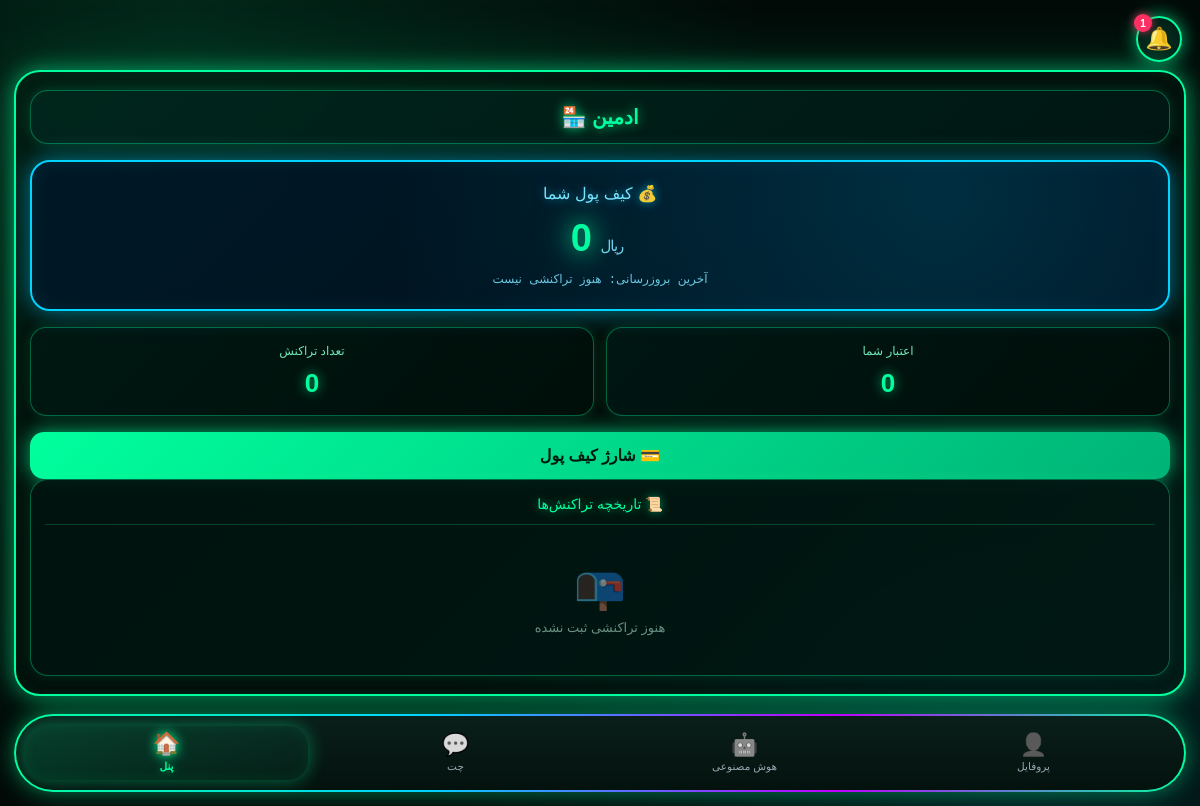
/panel/wallet (signed in), run on an earlier commit of the app's database.
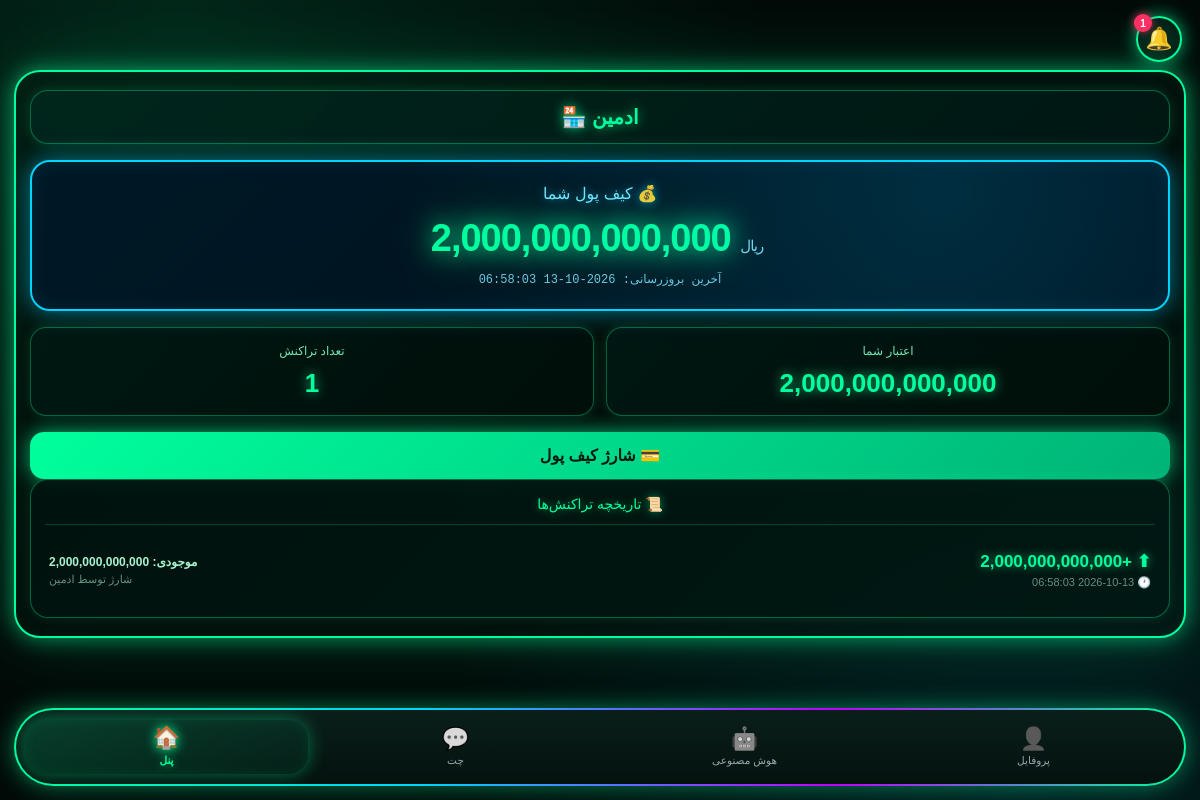
And on a later commit of the database.
### tables this page shows
CREATE TABLE wallets (
    id INTEGER PRIMARY KEY AUTOINCREMENT,
    user_id INTEGER UNIQUE,
    balance INTEGER DEFAULT 0,
    updated_at TIMESTAMP DEFAULT CURRENT_TIMESTAMP);

CREATE TABLE transactions (
    id INTEGER PRIMARY KEY AUTOINCREMENT,
    user_id INTEGER,
    amount INTEGER,
    type TEXT,
    description TEXT,
    balance_after INTEGER,
    created_at TIMESTAMP DEFAULT CURRENT_TIMESTAMP);

### wallet_routes.py (the view)
@wallet_bp.route('/panel/wallet')
def panel_wallet():
    uid = _current_uid()
    if not uid:
        return redirect('/panel/login')
    u = get_user(uid)
    shop = u[3] if u and len(u) > 3 else ''
    txs = get_transactions(uid, 50)
    last_update = txs[0][5] if txs else 'هنوز تراکنشی نیست'
    try:
        cs = get_user_settings(uid)
    except Exception:
        cs = None
    return render_template('wallet.html',
        balance=get_wallet(uid),
        txs=txs,
        shop=shop,
        last_update=last_update,
        current_settings=cs)

### app.py (called while the page is built)
@app.context_processor
def inject_global_settings():
    try:
        if session.get("is_admin"):
            s = get_admin_settings()
        elif session.get("user_id"):
            s = get_user_settings(session["user_id"])
        else:
            s = {"avatar": None, "bg": None, "theme": "neon"}
    except Exception:
        s = {"avatar": None, "bg": None, "theme": "neon"}
    return {"current_settings": s}

@app.after_request
def _security_headers(response):
    if response.content_type and 'text/html' in response.content_type:
        response.headers["Cache-Control"] = "no-store, no-cache, must-revalidate, max-age=0"
        response.headers["Pragma"] = "no-cache"
        response.headers["Expires"] = "0"
    """هدرهای امنیتی"""
    response.headers["X-Content-Type-Options"] = "nosniff"
    response.headers["X-Frame-Options"] = "SAMEORIGIN"
    response.headers["X-XSS-Protection"] = "1; mode=block"
    response.headers["Referrer-Policy"] = "no-referrer"
    response.headers["Permissions-Policy"] = "geolocation=(), microphone=(), camera=()"
    return response

### wallet_routes.py (called while the page is built)
def _current_uid():
    return session.get('user_id') or session.get('uid') or session.get('id')

### templates/wallet.html (shortened to what this page needs)
<!DOCTYPE html>
<html lang="fa" dir="rtl">
<head>
</head>
<body>
<a class="bell" href="/notifications">🔔<span class="badge">1</span></a>
<div class="frame">
  <div class="shop-header">{% if shop %}{{ shop }} 🏪{% else %}فروشگاه من 🏪{% endif %}</div>
  <div class="blue-card">
    <div class="blue-title">💰 کیف پول شما</div>
    <div class="blue-amount">{{ "{:,}".format(balance) }} <small>ریال</small></div>
    <div class="blue-sub">آخرین بروزرسانی: {{ last_update }}</div>
  </div>
  <div class="two-cards">
    <div class="small-card">
      <div class="small-label">اعتبار شما</div>
      <div class="small-value">{{ "{:,}".format(balance) }}</div>
    </div>
    <div class="small-card">
      <div class="small-label">تعداد تراکنش</div>
      <div class="small-value">{{ txs|length }}</div>
    </div>
  </div>
  <a href="/panel/wallet/charge" style="display:block;margin-top:14px;text-align:center;background:linear-gradient(135deg,#00ff9d,#00b377);color:#001a12;text-decoration:none;font-weight:bold;padding:14px;border-radius:14px;box-shadow:0 0 20px rgba(0,255,157,.7)">💳 شارژ کیف پول</a>
  <div class="options-box">
    <div class="options-title">📜 تاریخچه تراکنش‌ها</div>
    {% if txs %}
      {% for t in txs %}
        <div class="tx" style="animation-delay:{{ loop.index0 * 0.07 }}s">
          <div>
            <div class="tx-amt {% if t[1] > 0 %}plus{% else %}minus{% endif %}">
              {% if t[1] > 0 %}⬆ +{% else %}⬇ {% endif %}{{ "{:,}".format(t[1]) }}
            </div>
            <div class="tx-meta">🕐 {{ t[5] }}</div>
          </div>
          <div class="tx-right">
            <span class="bal">موجودی: {{ "{:,}".format(t[4]) }}</span>
            {{ t[3] }}
          </div>
        </div>
      {% endfor %}
    {% else %}
      <div class="empty">
        <span class="empty-icon">📭</span>
        هنوز تراکنشی ثبت نشده
      </div>
    {% endif %}
  </div>
</div>
<div class="nav-wrap">
  <div class="bottom-nav">
    <a class="nav-item" href="/panel/profile">
      <span class="ic">👤</span><span>پروفایل</span>
    </a>
    <a class="nav-item" href="/panel/ai">
      <span class="ic">🤖</span><span>هوش مصنوعی</span>
    </a>
    <a class="nav-item" href="/panel/chat">
      <span class="ic">💬</span><span>چت</span>
    </a>
    <a class="nav-item active" href="/panel/dashboard">
      <span class="ic">🏠</span><span>پنل</span>
    </a>
  </div>
</div>
{% include "_global_bg.html" %}
</body>
</html>

What changed in the data, as far as the page shows it:
now on this page (row edited): wallets: balance "2,000,000,000,000"
added transactions: created_at "2026-10-13 06:58:03", amount "2,000,000,000,000", balance_after "2,000,000,000,000", description "شارژ توسط ادمین"
Also different on the page:
{{ txs|length }}: "0" → "1"
{{ "{:,}".format(balance) }}: "0" → (not shown)
{{ last_update }}: "هنوز تراکنشی نیست" → (not shown)
text no longer shown: "📭 هنوز تراکنشی ثبت نشده"
